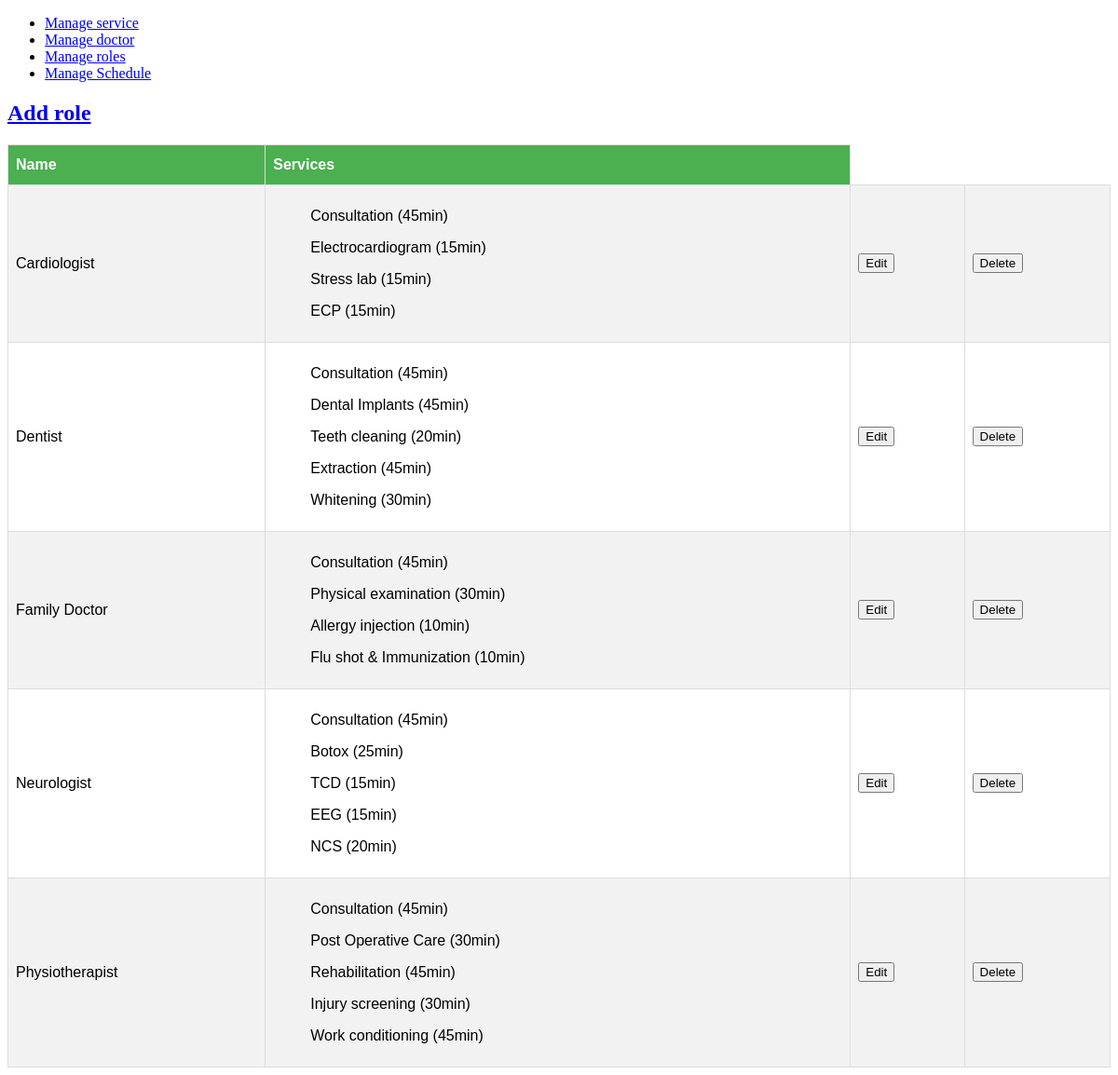
The app's page /admin/roleManager.php (signed in) with its own data.
### tables this page shows
CREATE TABLE `role` (
  `id` int(11) NOT NULL,
  `name` text NOT NULL,
  `service` text NOT NULL
);

CREATE TABLE `service` (
  `id` int(11) NOT NULL,
  `name` text NOT NULL,
  `duration` int(4) NOT NULL
);

### includes/autoloader.include.php (called while the page is built, shortened)
<?php
function autoloader($class)
{
$url=$_SERVER['HTTP_HOST'].$_SERVER['REQUEST_URI'];
if(strpos($url,'includes')!==false)
{
	$path='../../classes/';
}
else
{
	$path='../classes/';
	$extension='.class.php';
}
$fullpath = $path.$class.$extension;
}

### classes/dbAccess.class.php (called while the page is built)
<?php
class DbAccess{
	private $host = "localhost";
	private $user = "comel";
	private $pwd = "coco";
	private $dbname = "docare";
	protected function connect()
	{
		try{
		$dsn = 'mysql:host='.$this->host.';dbname='.$this->dbname;
		$pdo = new PDO($dsn,$this->user,$this->pwd);
		$pdo->setAttribute(PDO::ATTR_ERRMODE, PDO::ERRMODE_EXCEPTION);
		$pdo->setAttribute(PDO::ATTR_DEFAULT_FETCH_MODE, PDO::FETCH_ASSOC);
		return $pdo;
		}
		catch(PDOException $e){
			error_log("Database connection error:".$e->getMessage(), 0);
			die("Database connection error:".$e->getMessage());
		}
	}
}

### classes/role.class.php (called while the page is built, shortened)
<?php
class Role extends DbAccess
{
	private $table,$pdo,$service,$name;
	function __construct()
	{
		$this->pdo=$this->connect();
		$this->table="role";
	}
	public function getAll()
	{
		$sql="SELECT * FROM $this->table ORDER BY name ASC";
		$stmt=$this->pdo->prepare($sql);
		$stmt->execute();
            $result=$stmt->fetchAll();
            if(empty($result))
            {
            	return false;
            }
            else
            {
            	return $result;
            }
	}
	public function matchingService($id)
	{
		$sql="SELECT * FROM service WHERE id=:id";
            $stmt=$this->pdo->prepare($sql);
            if($stmt->execute(array(':id'=>$id)))
            {
            	$result=$stmt->fetch();
            	if(!empty($result))
            	{
            		$info=$result['name']." (".$result['duration']."min)";
            		return $info;
            	}
            	else
            		return false;
            }
            else
            	return false;
	}
}

### admin/roleManager.php (the view, shortened to what this page needs)
<?php
include 'index.php';
include_once "../includes/autoloader.include.php";
?>
<!DOCTYPE html>
<html>
<head>
</head>
<body>
<h2><a href="addrole.php">Add role</a></h2>
<?php
$role=new Role();
$roleList=$role->getAll();
if(empty($roleList))
{
	echo "<h3>No role found!</h3>";
}
else{
?>
<table id="serv">
	<th>Name</th><th>Services</th>
	<?php
		foreach ($roleList as $unit) {
	?>
			<tr>
				<td><?php echo $unit['name']; ?></td>
				<td>
	<?php
				$serviceNames="";
				$services=explode(',',$unit['service']);
				foreach ($services as $service) {
					$serviceNames.='<ul>'.$role->matchingService($service).'</ul>';
				}
				echo $serviceNames;
	?>
				</td>
				<td><a href="editRole.php?action=edit&id=<?php echo $unit['id'];?>"><button type="button">Edit</button></a></td>
				<td><a href="roleManager.php?action=delete&id=<?php echo $unit['id'];?>" onclick="return confirm('click ok to confirm deletion')" ><button type="button">Delete</button></a></td>
			</tr>
			<?php
		}
	?>
</table>
<?php
}
 ?>
</body>
</html>
</body>
</html>

### admin/index.php (shortened to what this page needs)
<!DOCTYPE html>
<html>
<head>
</head>
<body>
<nav>
	<ul>
		<li><a href="serviceManager.php">Manage service</a></li>
		<li><a href="doctorManager.php">Manage doctor</a></li>
		<li><a href="roleManager.php">Manage roles</a></li>
		<li><a href="scheduleManager.php">Manage Schedule</a></li>
	</ul>
</nav>
</body>
</html>

### admin/roleManager.php (style rules this page uses)
#serv { font-family: Arial, Helvetica, sans-serif; border-collapse: collapse; width: 100%; }
#serv td, #serv th { border: 1px solid #ddd; padding: 8px; }
#serv tr:nth-child(even) { background-color: #f2f2f2; }
#serv th { padding-top: 12px; padding-bottom: 12px; text-align: left; background-color: #4CAF50; color: white; }

### records on screen
role: name "Cardiologist", service.duration "Consultation (45min)", service.duration "Electrocardiogram (15min)", service.duration "Stress lab (15min)", service.duration "ECP (15min)"
role: name "Dentist", service.duration "Consultation (45min)", service.duration "Dental Implants (45min)", service.duration "Teeth cleaning (20min)", service.duration "Extraction (45min)", service.duration "Whitening (30min)"
role: name "Family Doctor", service.duration "Consultation (45min)", service.duration "Physical examination (30min)", service.duration "Allergy injection (10min)", service.duration "Flu shot & Immunization (10min)"
role: name "Neurologist", service.duration "Consultation (45min)", service.duration "Botox (25min)", service.duration "TCD (15min)", service.duration "EEG (15min)", service.duration "NCS (20min)"
role: name "Physiotherapist", service.duration "Consultation (45min)", service.duration "Post Operative Care (30min)", service.duration "Rehabilitation (45min)", service.duration "Injury screening (30min)", service.duration "Work conditioning (45min)"
